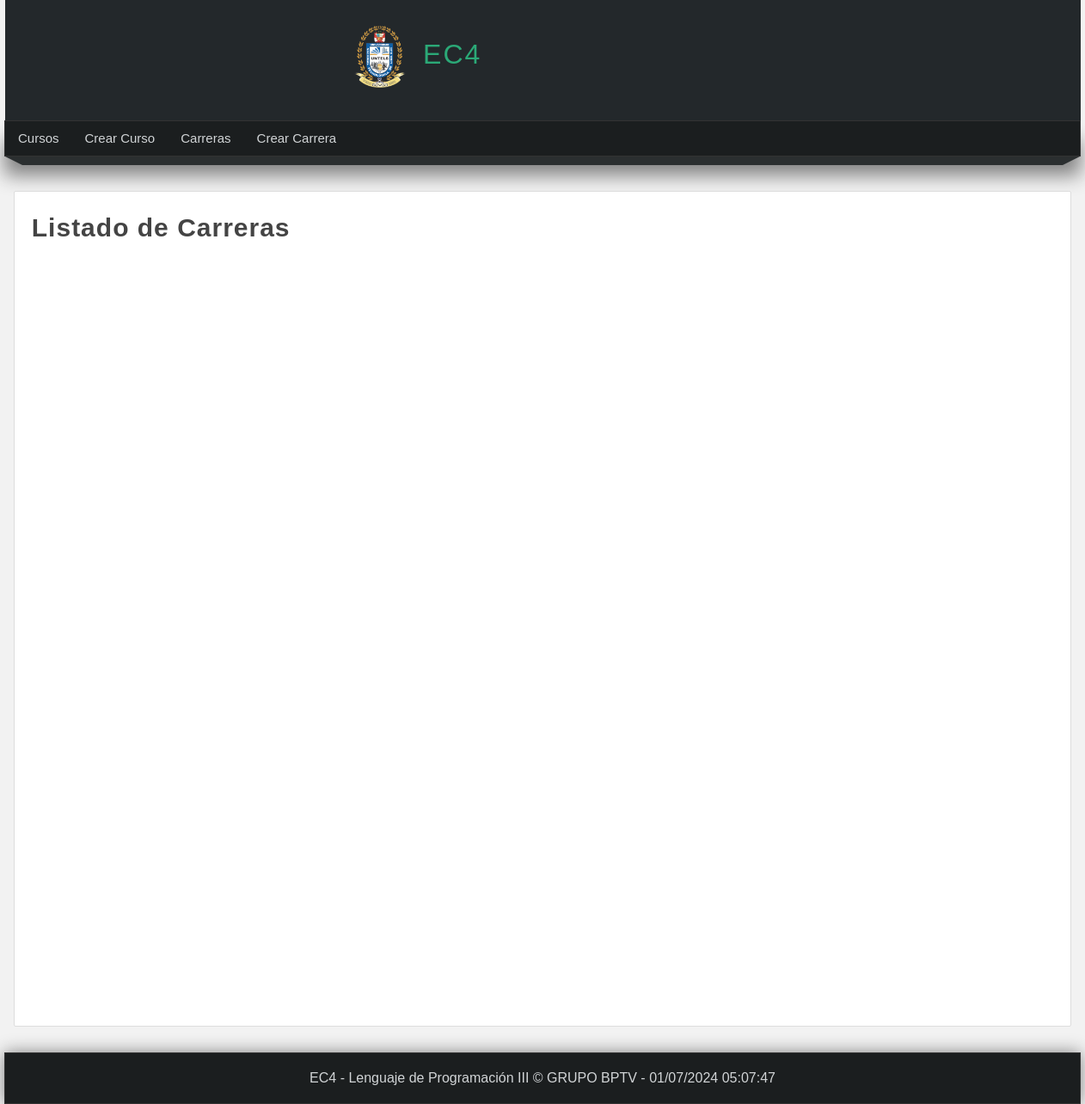
The page /listar-carreras/ on the database as committed earlier.
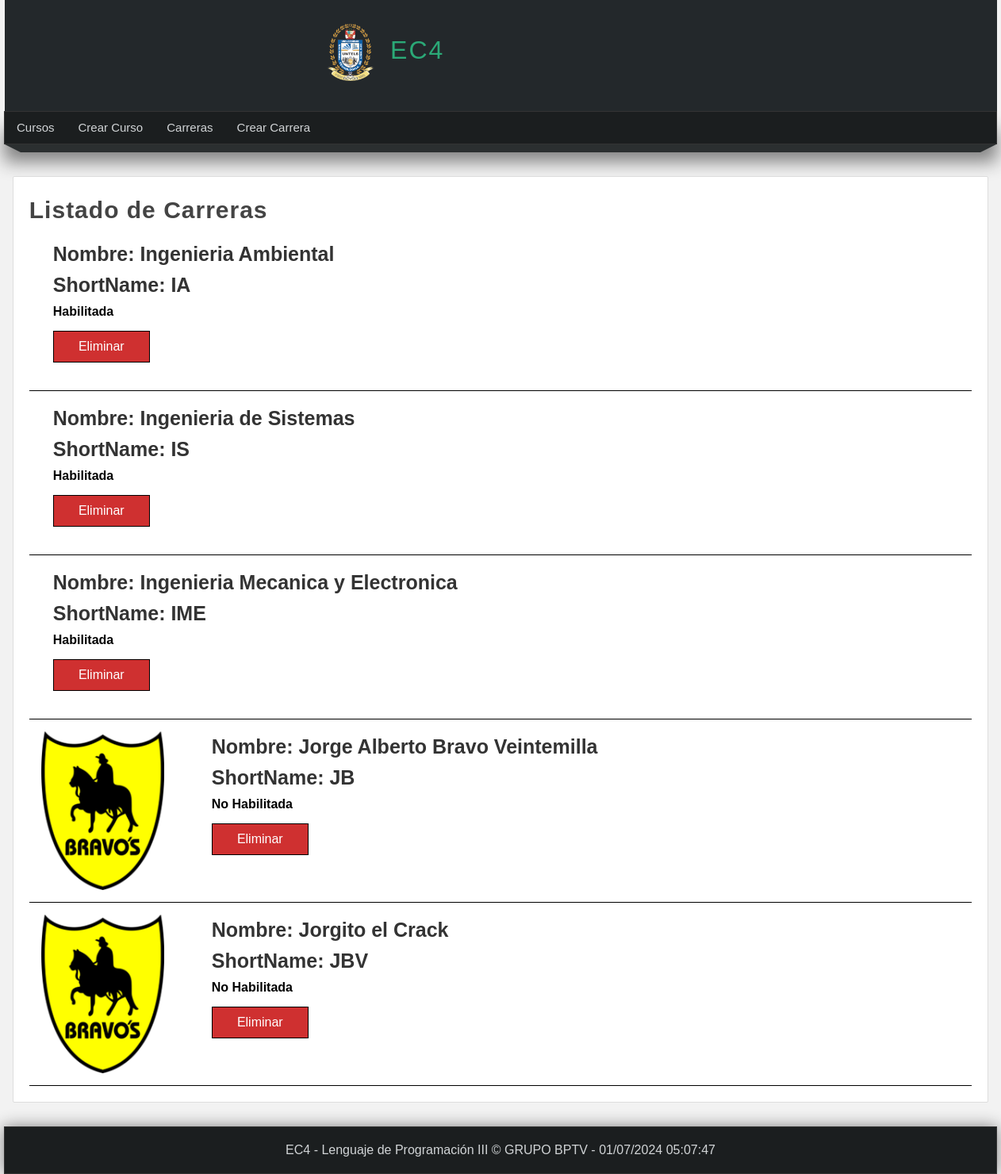
The same page on the database as committed later.
### miapp/models.py (models this page shows, shortened)
class Career(models.Model):
    idcareer = models.AutoField(primary_key=True,verbose_name="IdCarrera")
    name = models.CharField(max_length=100,verbose_name="Nombre")
    shortname = models.CharField(max_length=10,verbose_name="NombreCorto")
    image = models.ImageField(upload_to='carreras', default='null',verbose_name="Imagen")
    state = models.BooleanField(verbose_name="Estado")
    class Meta:
        verbose_name = "Carrera"
        verbose_name_plural = "Carreras"

### miapp/views.py (the view)
# urls.py: path('listar-carreras/',views.listar_carreras,name="listar_carreras"),
def listar_carreras(request):
    carreras = Career.objects.all();
    return render(request,'listar_carreras.html',{
        'carreras': carreras,
        'titulo': 'Listado de Carreras'
    })

### miapp/templates/listar_carreras.html (shortened to what this page needs)
{% extends 'layout.html' %}
{% block content %}
<h1 class="title">
    {{titulo}}
</h1>
        {% for carrera in carreras %}
            <div class="articulo-item">
                {% if carrera.image and carrera.image.url %}
                    <div class="image">
                        <img src="{{ carrera.image.url }}" alt="Imagen de la Carrera" />
                    </div>
                {% endif %}
                <div class="data">
                    <h2>
                        Nombre: {{carrera.name}}
                    </h2>
                    <h2>
                        ShortName: {{carrera.shortname}}
                    </h2>
                    {% if carrera.state%}
                        <strong>
                            Habilitada
                        </strong>
                    {% else %}
                        <strong>
                            No Habilitada
                        </strong>
                    {% endif %}
                <p>
                    <a href="{% url 'eliminar_carrera' idcareer=carrera.idcareer %}"  class="btn btn-delete">
                        Eliminar
                    </a>
                </p>
                </div>
            </div>
        {% endfor %}
{% endblock %}

### miapp/templates/layout.html (shortened to what this page needs)
<!DOCTYPE html>
<html lang="es">
    <head>
        {% load static %}
        <link rel="stylesheet" type="text/css" href="{% static 'css/styles.css' %}" />
    </head>
    <body>
        <header>
            <div id="logotipo">
                <img src="{% static 'images/UNTELS_LOGO.png' %}" />
                <h1>EC4</h1>
            </div>
        </header>
        <nav>
            <ul>
                 <li>
                    <a href="{% url 'listar_cursos' %}"> Cursos</a>
                 </li>
                 <li>
                    <a href="{% url 'crear_curso' %}"> Crear Curso</a>
                 </li>
                 <li>
                    <a href="{% url 'listar_carreras' %}"> Carreras</a>
                 </li>
                 <li>
                    <a href="{% url 'crear_carrera' %}"> Crear Carrera</a>
                 </li>
            </ul>
        </nav>
        <div class="barra">
            <span class="esquina-izquierda"></span>
            <span class="relleno-barra"></span>
            <span class="esquina-derecha"></span>
        </div>
        <div id="content">
            <div class="box">
                {% block content %}{% endblock %}
            </div>
        </div>
        <footer>
            EC4 - Lenguaje de Programación III &copy; GRUPO BPTV - {% now "d/m/Y h:m:s" %}
        </footer>
    </body>
</html>

### miapp/static/css/styles.css (style rules this page uses)
* { margin: 0px; padding: 0px; font-family: Arial, Helvetica, sans-serif; text-decoration: none; }
.box p, .box h2, .box h3, .box ul { margin-bottom: 5px; margin-top: 5px; }
body { background-color: #f2f2f2; }
.articulo-item { margin-bottom: 0px; margin-top: 0px; padding: 15px; border-bottom: 1px solid black; clear: both; }
.articulo-item .image { width: 200px; height: 200px; float: left; overflow: hidden; }
.articulo-item .image img { height: 200px; }
.articulo-item .data { float: left; padding: 15px; padding-top: 0px; }
.articulo-item h2 { display: block; font-size: 25px; color: #333; margin-bottom: 10px; }
.btn { padding: 10px; background: rgb(207, 48, 48); color: white; border: 1px solid black; display: block; margin-top: 15px; width: 100px; text-align: center; }
header { width: 1251px; height: 140px; background-color: #23282B; margin: 0 auto; }
#logotipo { width: 35%; height: 130px; margin: 0 auto; padding-top: 10px; }
#logotipo img { display: block; width: 60px; float: left; margin-top: 20px; }
#logotipo h1 { display: block; float: left; margin-top: 35px; margin-left: 20px; letter-spacing: 2px; font-weight: lighter; color: #2ba977; }
nav { width: 1250px; height: 40px; margin: 0 auto; background-color: #1B1E1F; border: 1px solid #333333; box-shadow: 0px 22px 22px gray; font-size: 15px; }
nav ul { list-style: none; text-decoration: none; }
nav ul li { line-height: 40px; float: left; }
nav ul li a { display: block; padding-left: 15px; padding-right: 15px; color: #d1d4d6; }
.barra { width: 1250px; margin: 0 auto; }
.esquina-izquierda { display: block; border-left: 20px solid transparent; border-top: 10px solid #2B2F30; float: left; }
.esquina-derecha { display: block; border-right: 20px solid transparent; border-top: 10px solid #2B2F30; float: right; }
.relleno-barra { display: block; width: 1210px; height: 10px; background: #2B2F30; float: left; }
#content { width: 1251px; min-height: 930px; margin: 0 auto; margin-bottom: 30px; margin-top: 40px; }
.box { background: white; width: 95%; min-height: 930px; padding: 20px; border: 1px solid #ddd; border-radius: 2px; margin: 0 auto; }
.title { color: #444; letter-spacing: 1px; font-size: 30px; margin-bottom: 4px; margin-top: 5px; }
footer { width: 1250px; background-color: #1B1E1F; border: 1px solid #333; color: #d1d4d6; text-align: center; margin: 0 auto; padding-top: 20px; padding-bottom: 20px; box-shadow: 0px 0px 20px gray; }

Rows that differ between the two databases and show on the page:
added Career: name "Ingenieria Ambiental", shortname "IA", state "Habilitada"
added Career: name "Ingenieria de Sistemas", shortname "IS", state "Habilitada"
added Career: name "Ingenieria Mecanica y Electronica", shortname "IME", state "Habilitada"
added Career: image (picture), name "Jorge Alberto Bravo Veintemilla", shortname "JB", state "No Habilitada"
added Career: image (picture), name "Jorgito el Crack", shortname "JBV", state "No Habilitada"
